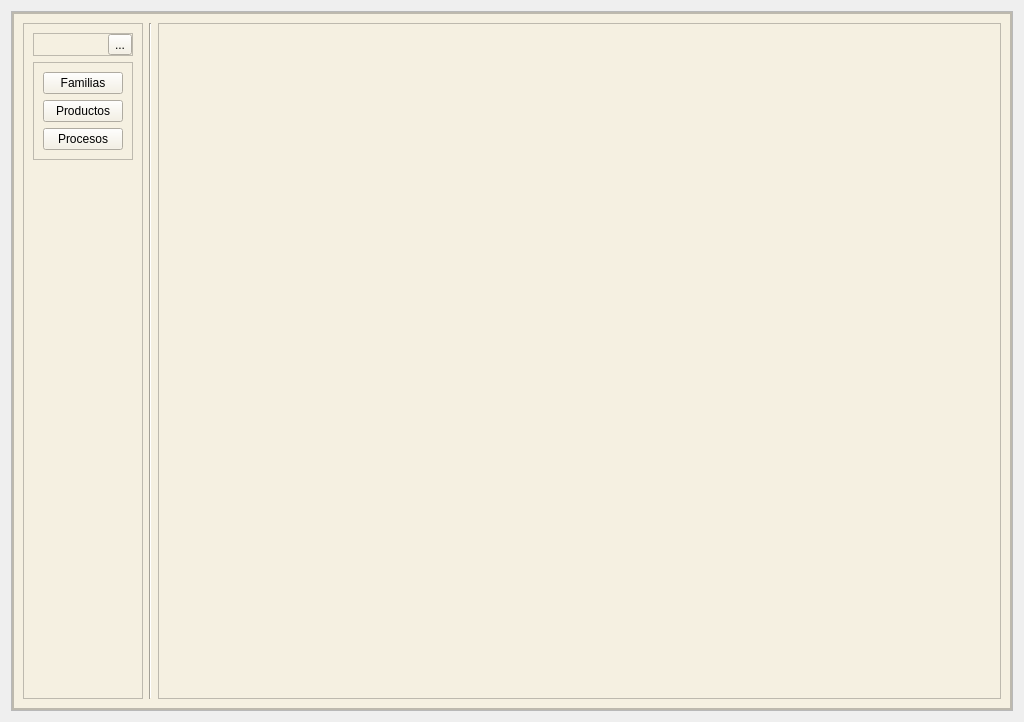
<?xml version="1.0" encoding="UTF-8"?>
<ui version="4.0">
 <class>Form</class>
 <widget class="QWidget" name="Form">
  <property name="geometry">
   <rect>
    <x>0</x>
    <y>0</y>
    <width>1024</width>
    <height>722</height>
   </rect>
  </property>
  <property name="windowTitle">
   <string>Form</string>
  </property>
  <layout class="QVBoxLayout" name="verticalLayout">
   <item>
    <widget class="QFrame" name="central_widget_frame">
     <property name="frameShape">
      <enum>QFrame::Shape::StyledPanel</enum>
     </property>
     <property name="frameShadow">
      <enum>QFrame::Shadow::Raised</enum>
     </property>
     <layout class="QVBoxLayout" name="verticalLayout_2">
      <property name="spacing">
       <number>0</number>
      </property>
      <property name="leftMargin">
       <number>0</number>
      </property>
      <property name="topMargin">
       <number>0</number>
      </property>
      <property name="rightMargin">
       <number>0</number>
      </property>
      <property name="bottomMargin">
       <number>0</number>
      </property>
      <item>
       <widget class="QFrame" name="background_frame">
        <property name="styleSheet">
         <string notr="true">background-color: rgb(245,240,225);</string>
        </property>
        <property name="frameShape">
         <enum>QFrame::Shape::StyledPanel</enum>
        </property>
        <property name="frameShadow">
         <enum>QFrame::Shadow::Raised</enum>
        </property>
        <layout class="QVBoxLayout" name="verticalLayout_3">
         <property name="leftMargin">
          <number>0</number>
         </property>
         <property name="topMargin">
          <number>0</number>
         </property>
         <property name="rightMargin">
          <number>0</number>
         </property>
         <property name="bottomMargin">
          <number>0</number>
         </property>
         <item>
          <widget class="QFrame" name="content_frame">
           <property name="frameShape">
            <enum>QFrame::Shape::StyledPanel</enum>
           </property>
           <property name="frameShadow">
            <enum>QFrame::Shadow::Raised</enum>
           </property>
           <layout class="QHBoxLayout" name="horizontalLayout">
            <item>
             <widget class="QFrame" name="option_bar_frame">
              <property name="maximumSize">
               <size>
                <width>120</width>
                <height>16777215</height>
               </size>
              </property>
              <property name="frameShape">
               <enum>QFrame::Shape::StyledPanel</enum>
              </property>
              <property name="frameShadow">
               <enum>QFrame::Shadow::Raised</enum>
              </property>
              <layout class="QVBoxLayout" name="verticalLayout_5">
               <item>
                <widget class="QFrame" name="frame_2">
                 <property name="frameShape">
                  <enum>QFrame::Shape::StyledPanel</enum>
                 </property>
                 <property name="frameShadow">
                  <enum>QFrame::Shadow::Raised</enum>
                 </property>
                 <layout class="QHBoxLayout" name="horizontalLayout_2">
                  <property name="spacing">
                   <number>0</number>
                  </property>
                  <property name="leftMargin">
                   <number>0</number>
                  </property>
                  <property name="topMargin">
                   <number>0</number>
                  </property>
                  <property name="rightMargin">
                   <number>0</number>
                  </property>
                  <property name="bottomMargin">
                   <number>0</number>
                  </property>
                  <item>
                   <spacer name="horizontalSpacer">
                    <property name="orientation">
                     <enum>Qt::Orientation::Horizontal</enum>
                    </property>
                    <property name="sizeHint" stdset="0">
                     <size>
                      <width>69</width>
                      <height>20</height>
                     </size>
                    </property>
                   </spacer>
                  </item>
                  <item>
                   <widget class="QToolButton" name="toolButton">
                    <property name="styleSheet">
                     <string notr="true">QToolButton {
	background-color : #ff6e40;
	color: white;
}
QToolButton::hover {background-color : #ffc13b};</string>
                    </property>
                    <property name="text">
                     <string>...</string>
                    </property>
                    <property name="icon">
                     <iconset theme="QIcon::ThemeIcon::MediaSeekBackward"/>
                    </property>
                   </widget>
                  </item>
                 </layout>
                </widget>
               </item>
               <item>
                <widget class="QFrame" name="frame">
                 <property name="frameShape">
                  <enum>QFrame::Shape::StyledPanel</enum>
                 </property>
                 <property name="frameShadow">
                  <enum>QFrame::Shadow::Raised</enum>
                 </property>
                 <layout class="QVBoxLayout" name="verticalLayout_4">
                  <item>
                   <widget class="QPushButton" name="familys_button">
                    <property name="styleSheet">
                     <string notr="true">QPushButton {
	background-color : #ff6e40;
	color: white;
}
QPushButton::hover {background-color : #ffc13b};</string>
                    </property>
                    <property name="text">
                     <string>Familias</string>
                    </property>
                   </widget>
                  </item>
                  <item>
                   <widget class="QPushButton" name="products_button">
                    <property name="styleSheet">
                     <string notr="true">QPushButton {
	background-color : #ff6e40;
	color: white;
}
QPushButton::hover {background-color : #ffc13b};</string>
                    </property>
                    <property name="text">
                     <string>Productos</string>
                    </property>
                   </widget>
                  </item>
                  <item>
                   <widget class="QPushButton" name="procceses_button">
                    <property name="styleSheet">
                     <string notr="true">QPushButton {
	background-color : #ff6e40;
	color: white;
}
QPushButton::hover {background-color : #ffc13b};</string>
                    </property>
                    <property name="text">
                     <string>Procesos</string>
                    </property>
                   </widget>
                  </item>
                 </layout>
                </widget>
               </item>
               <item>
                <spacer name="verticalSpacer">
                 <property name="orientation">
                  <enum>Qt::Orientation::Vertical</enum>
                 </property>
                 <property name="sizeHint" stdset="0">
                  <size>
                   <width>20</width>
                   <height>514</height>
                  </size>
                 </property>
                </spacer>
               </item>
              </layout>
             </widget>
            </item>
            <item>
             <widget class="Line" name="line">
              <property name="orientation">
               <enum>Qt::Orientation::Vertical</enum>
              </property>
             </widget>
            </item>
            <item>
             <widget class="QFrame" name="dashboard_frame">
              <property name="maximumSize">
               <size>
                <width>16777215</width>
                <height>16777215</height>
               </size>
              </property>
              <property name="sizeIncrement">
               <size>
                <width>762</width>
                <height>678</height>
               </size>
              </property>
              <property name="baseSize">
               <size>
                <width>762</width>
                <height>678</height>
               </size>
              </property>
              <property name="layoutDirection">
               <enum>Qt::LayoutDirection::RightToLeft</enum>
              </property>
              <property name="autoFillBackground">
               <bool>false</bool>
              </property>
              <property name="frameShape">
               <enum>QFrame::Shape::StyledPanel</enum>
              </property>
              <property name="frameShadow">
               <enum>QFrame::Shadow::Raised</enum>
              </property>
              <layout class="QVBoxLayout" name="verticalLayout_6">
               <property name="sizeConstraint">
                <enum>QLayout::SizeConstraint::SetNoConstraint</enum>
               </property>
               <property name="leftMargin">
                <number>0</number>
               </property>
               <property name="topMargin">
                <number>0</number>
               </property>
               <property name="rightMargin">
                <number>0</number>
               </property>
               <property name="bottomMargin">
                <number>0</number>
               </property>
               <item>
                <widget class="QLabel" name="label">
                 <property name="sizePolicy">
                  <sizepolicy hsizetype="Expanding" vsizetype="Expanding">
                   <horstretch>0</horstretch>
                   <verstretch>0</verstretch>
                  </sizepolicy>
                 </property>
                 <property name="maximumSize">
                  <size>
                   <width>10000</width>
                   <height>10000</height>
                  </size>
                 </property>
                 <property name="sizeIncrement">
                  <size>
                   <width>2</width>
                   <height>1</height>
                  </size>
                 </property>
                 <property name="baseSize">
                  <size>
                   <width>381</width>
                   <height>339</height>
                  </size>
                 </property>
                 <property name="autoFillBackground">
                  <bool>false</bool>
                 </property>
                 <property name="text">
                  <string/>
                 </property>
                 <property name="pixmap">
                  <pixmap>../assets/icons/logo_abad.png</pixmap>
                 </property>
                 <property name="scaledContents">
                  <bool>true</bool>
                 </property>
                 <property name="alignment">
                  <set>Qt::AlignmentFlag::AlignCenter</set>
                 </property>
                 <property name="wordWrap">
                  <bool>false</bool>
                 </property>
                </widget>
               </item>
              </layout>
             </widget>
            </item>
           </layout>
          </widget>
         </item>
        </layout>
       </widget>
      </item>
     </layout>
    </widget>
   </item>
  </layout>
 </widget>
 <tabstops>
  <tabstop>toolButton</tabstop>
  <tabstop>products_button</tabstop>
  <tabstop>procceses_button</tabstop>
  <tabstop>familys_button</tabstop>
 </tabstops>
 <resources/>
 <connections/>
</ui>
